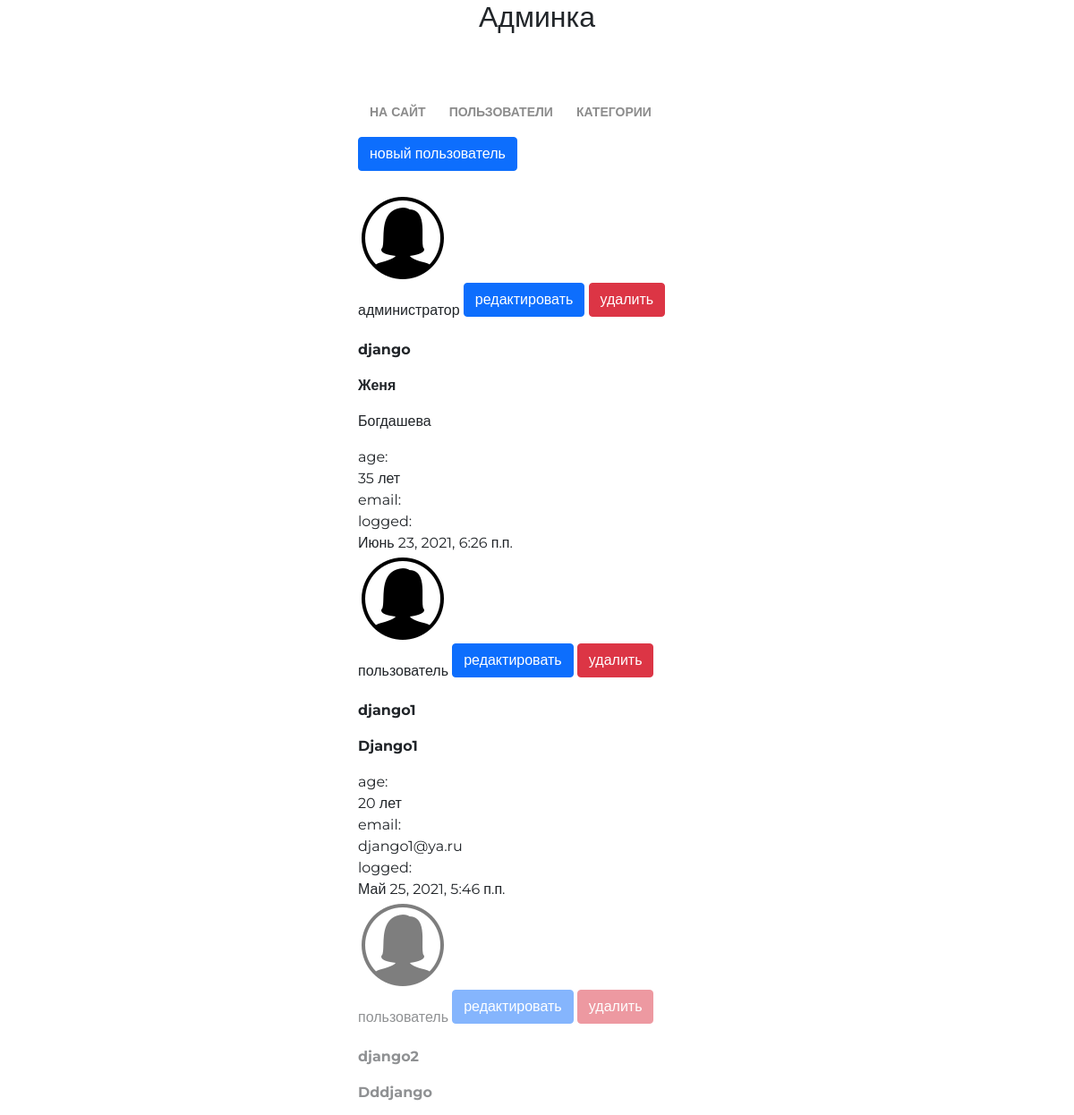
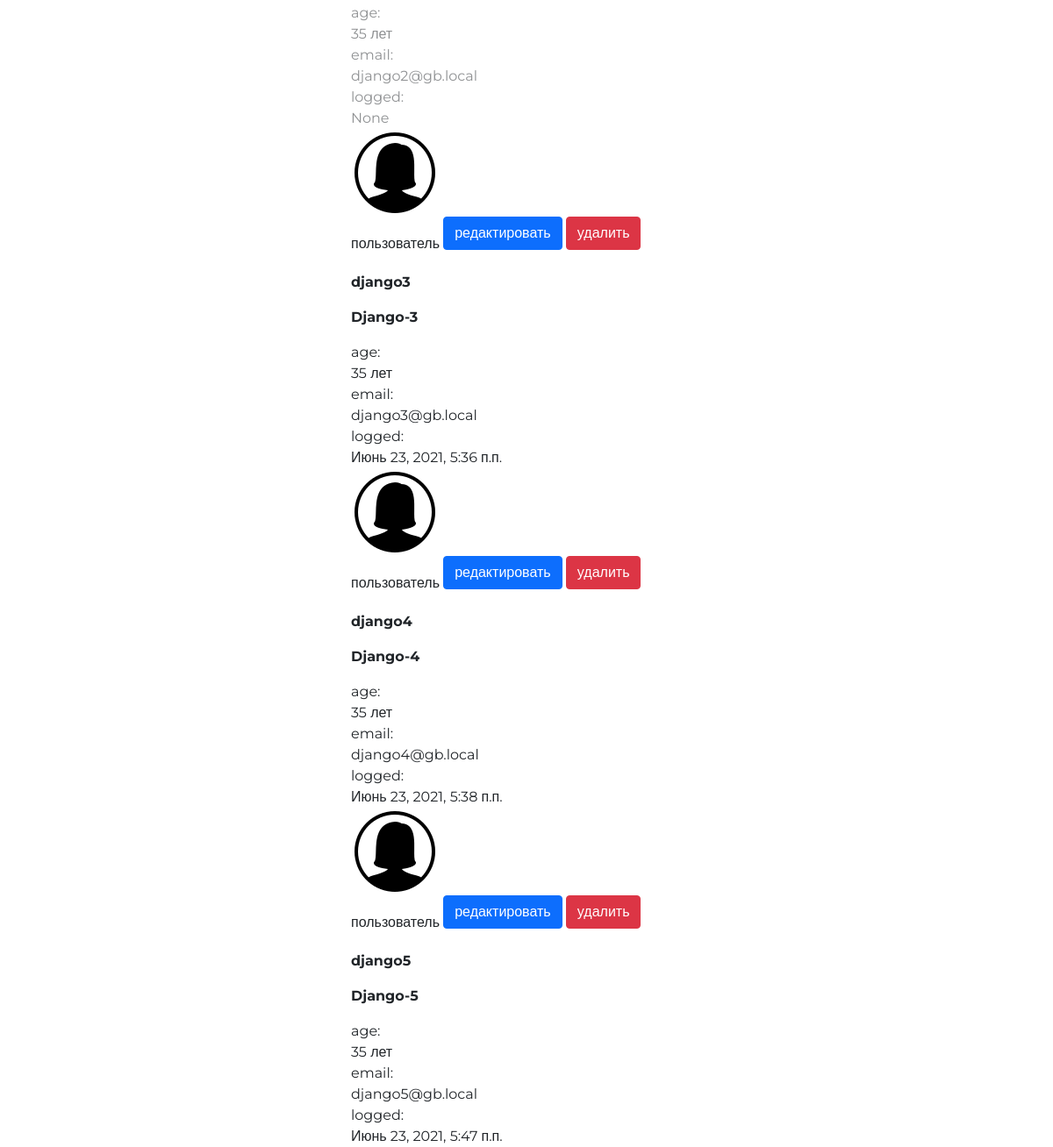
The page /my/admin/ (signed in) on the database as committed earlier (2 pictures, top to bottom).
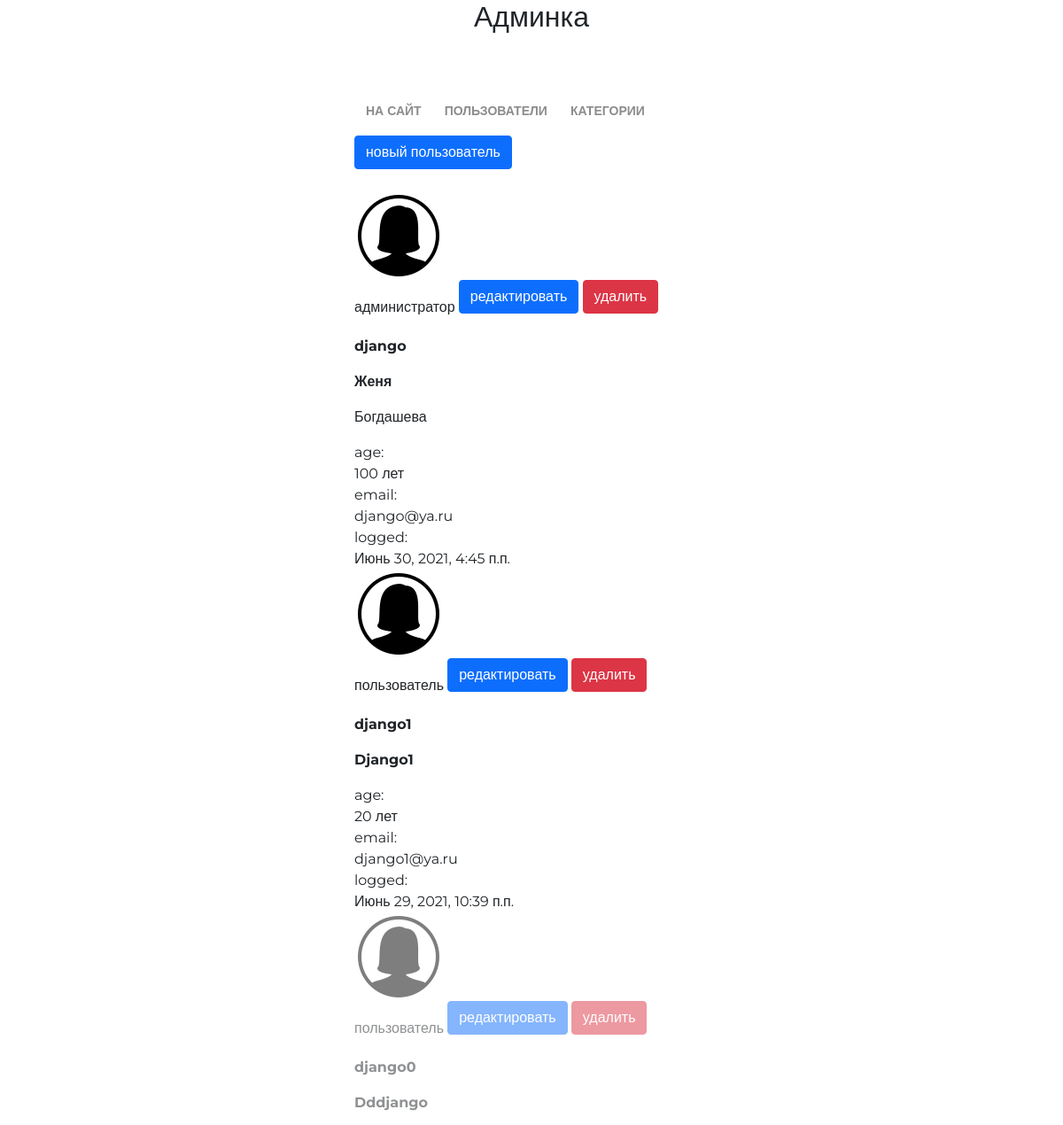
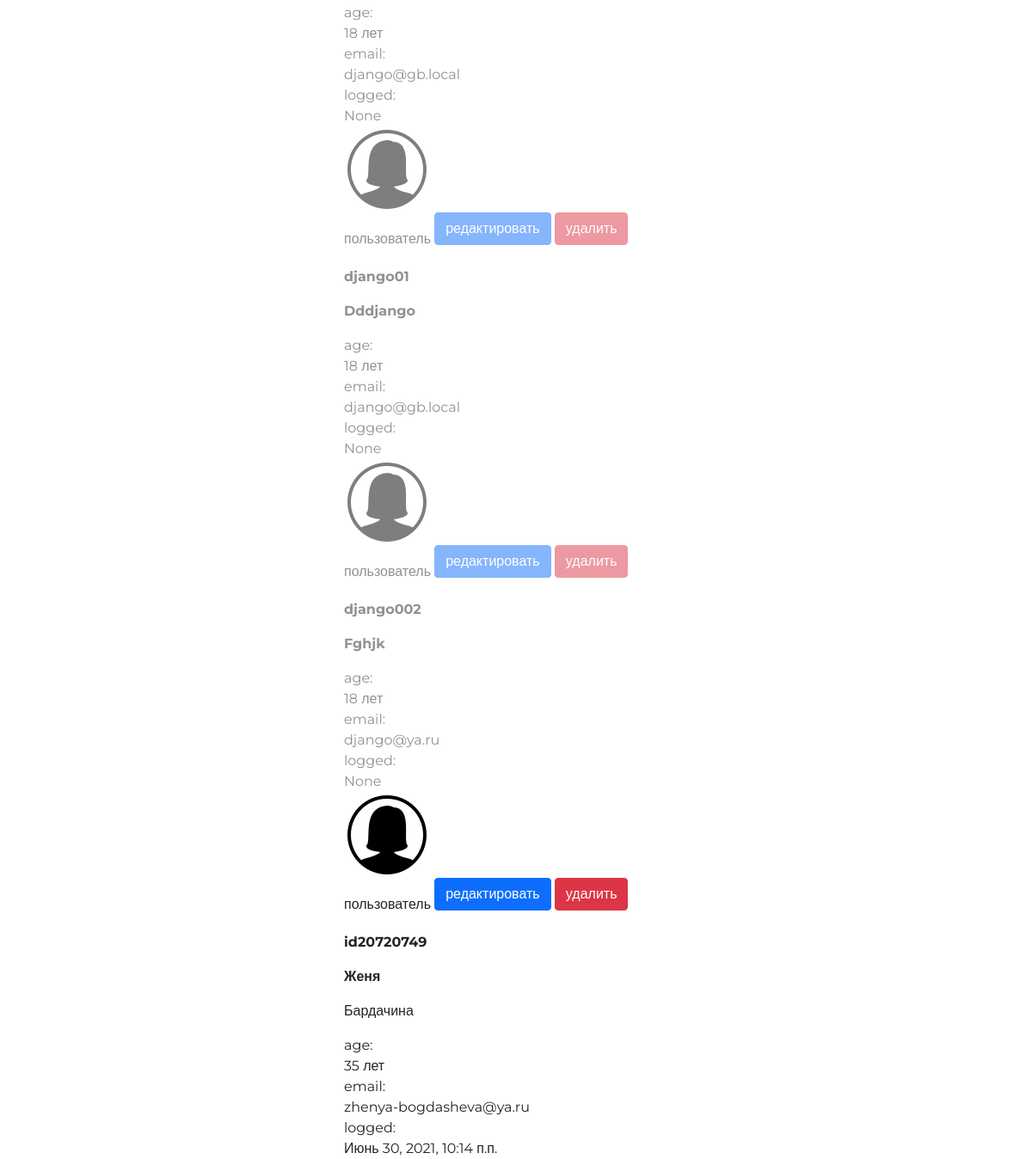
The same page on the database as committed later (2 pictures, top to bottom).
### authapp/models.py (models this page shows, shortened)
class ShopUser(AbstractUser):
    avatar = models.ImageField(upload_to='user_avatars', blank=True)
    age = models.PositiveIntegerField(verbose_name='возраст', default=18)
    activation_key = models.CharField(max_length=128, blank=True)
    activation_key_created = models.DateTimeField(auto_now_add=True, blank=True, null=True)

### adminapp/views.py (the view)
# urls.py: path('', adminapp.index, name='index'),
@user_passes_test(lambda user: user.is_superuser)
def index(request):
    all_users = get_user_model().objects.all()
    context = {
        'page_title': 'админка/пользователи',
        'all_users': all_users,
    }
    return render(request, 'adminapp/index.html', context)

### mainapp/context_processors.py (called while the page is built)
def categories(request):
    return {
        'categories': ProductCategory.objects.all()
    }

### mainapp/templatetags/my_tags.py (called while the page is built)
@register.filter(name='media_folder_users')
def media_folder_users(string):
    if not string:
        string = 'user_avatars/_user.png'
    return f'{settings.MEDIA_URL}{string}'

### adminapp/templates/adminapp/index.html
{% extends 'adminapp/base.html' %}
{% load static %}
{% load my_tags %}
{% block container %}
<div class="mx-auto col-4">
  <div class="users_list">
    <a href="{% url 'authapp:register' %}" class="btn btn-primary new_user">
      новый пользователь
    </a>
    {% for shop_user in all_users %}
      <div class="user_record {% if not shop_user.is_active %}not_active{% endif %}">
        <img src="{{ shop_user.avatar|media_folder_users }}" alt="{{ shop_user.username }}">
        <div class="user_role">
          {% if shop_user.is_superuser %}администратор{% else %}пользователь{% endif %}
          <a href="{% url 'adminapp:user_update' shop_user.pk %}" class="btn btn-primary">
            редактировать
          </a>
          <a href="{% url 'adminapp:user_delete' shop_user.pk %}" class="btn btn-danger">
            удалить
          </a>
        </div>
        <div class="user_name">
          <p><strong>{{ shop_user.username }}</strong></p>
          <p>
            {% if shop_user.first_name %}
              <b>{{ shop_user.first_name|capfirst }}</b>
              {% if shop_user.last_name %}
                <p>{{ shop_user.last_name|capfirst }}</p>
              {% endif %}
            {% endif %}
          </p>
        </div>
        <div class="user_age">
          age:<br>
          {{ shop_user.age }} лет
        </div>
        <div class="user_email">
          email:<br>
          {{ shop_user.email }}
        </div>
         <div class="user_last_login">
          logged:<br>
          {{ shop_user.last_login }}
        </div>
      </div>
    {% endfor %}
  </div>
</div>
{% endblock %}

Rows that differ between the two databases and show on the page:
removed ShopUser: is_superuser "пользователь", username "django2", first_name "Dddjango", age "35", email "django2@gb.local", last_login "None", is_active False (drawn)
removed ShopUser: is_superuser "пользователь", username "django3", first_name "Django-3", age "35", email "django3@gb.local", last_login "Июнь 23, 2021, 5:36 п.п."
removed ShopUser: is_superuser "пользователь", username "django4", first_name "Django-4", age "35", email "django4@gb.local", last_login "Июнь 23, 2021, 5:38 п.п."
removed ShopUser: is_superuser "пользователь", username "django5", first_name "Django-5", age "35", email "django5@gb.local", last_login "Июнь 23, 2021, 5:47 п.п."
changed ShopUser "django": age "35" → "100"; email (not shown) → "django@ya.ru"; last_login "Июнь 23, 2021, 6:26 п.п." → "Июнь 30, 2021, 4:45 п.п."
changed ShopUser "django1": last_login "Май 25, 2021, 5:46 п.п." → "Июнь 29, 2021, 10:39 п.п."
added ShopUser: is_superuser "пользователь", username "django0", first_name "Dddjango", age "18", email "django@gb.local", last_login "None", is_active False (drawn)
added ShopUser: is_superuser "пользователь", username "django01", first_name "Dddjango", age "18", email "django@gb.local", last_login "None", is_active False (drawn)
added ShopUser: is_superuser "пользователь", username "django002", first_name "Fghjk", age "18", email "django@ya.ru", last_login "None", is_active False (drawn)
added ShopUser: is_superuser "пользователь", username "id20720749", first_name "Женя", last_name "Бардачина", age "35", email "zhenya-bogdasheva@ya.ru", last_login "Июнь 30, 2021, 10:14 п.п."
